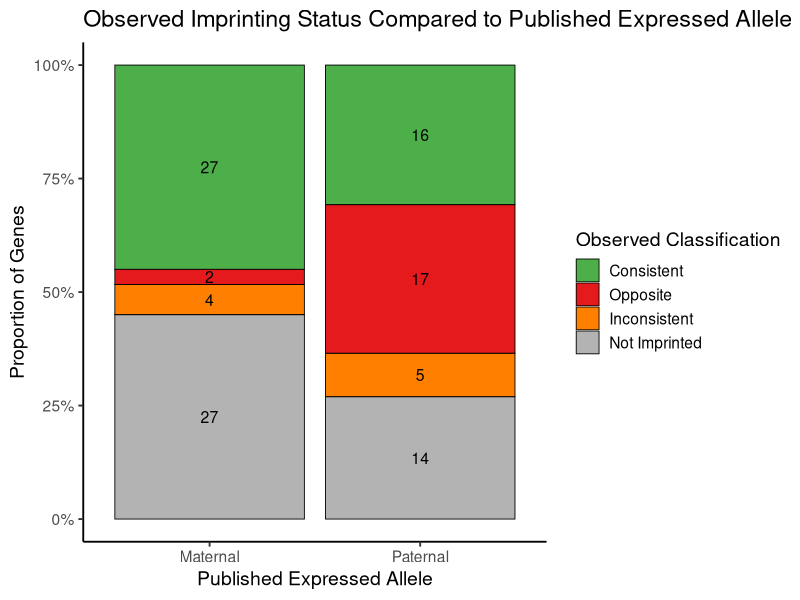
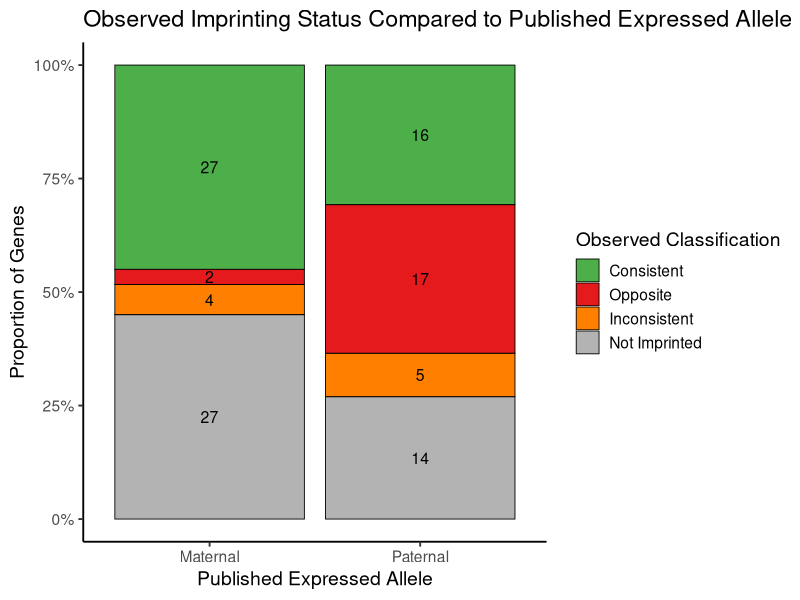

Write the R code that produced these figures, in order.
##############################################################################
# Stacked barplot: observed imprinting consistency vs published expressed allele
##############################################################################

library(tidyverse)

setwd("/Users/kyleeduczyminski/Documents/Iwase-Lab/Kylee-Project")

imprinting_data <- read_csv(
  "data/processed/HIP_RNA-AlSp_parentalASE_imprinting_analysis.csv",
  show_col_types = FALSE
)

ordered_samples <- c(
  "WT_M1", "WT_M2", "WT_M3",
  "WT_F1", "WT_F2", "WT_F3",
  "HT_F1", "HT_F2", "HT_F3",
  "KO_M1", "KO_M2", "KO_M3"
)

ordered_aer_columns <- paste0(ordered_samples, "_AER")

# Clean published expressed allele
imprinting_data <- imprinting_data %>%
  mutate(
    Expressed_Allele = str_trim(Expressed_Allele),
    Expressed_Allele = case_when(
      Expressed_Allele %in% c("Maternal", "maternal", "Maternally Expressed") ~ "Maternal",
      Expressed_Allele %in% c("Paternal", "paternal", "Paternally Expressed") ~ "Paternal",
      TRUE ~ Expressed_Allele
    )
  )

# Function: convert AER into observed expressed allele
classify_observed_expression <- function(x) {
  case_when(
    is.na(x) ~ NA_character_,
    x >= 0.7 ~ "Maternal",
    x <= -0.7 ~ "Paternal",
    TRUE ~ "Not Imprinted"
  )
}

# Long format: one row per gene per mouse sample
long_data <- imprinting_data %>%
  select(Gene_Name, Expressed_Allele, all_of(ordered_aer_columns)) %>%
  pivot_longer(
    cols = all_of(ordered_aer_columns),
    names_to = "Sample",
    values_to = "AER"
  ) %>%
  mutate(
    Sample = str_remove(Sample, "_AER"),
    Observed_Expressed_Allele = classify_observed_expression(AER)
  )

# Classify each gene as Consistent, Opposite, Inconsistent, or Not Imprinted
gene_classification <- long_data %>%
  group_by(Gene_Name, Expressed_Allele) %>%
  summarize(
    n_maternal = sum(Observed_Expressed_Allele == "Maternal", na.rm = TRUE),
    n_paternal = sum(Observed_Expressed_Allele == "Paternal", na.rm = TRUE),
    n_not_imprinted = sum(Observed_Expressed_Allele == "Not Imprinted", na.rm = TRUE),
    n_imprinted = n_maternal + n_paternal,
    .groups = "drop"
  ) %>%
  mutate(
    Classification = case_when(
      n_imprinted == 0 ~ "Not Imprinted",
      
      Expressed_Allele == "Maternal" & n_maternal > 0 & n_paternal == 0 ~ "Consistent",
      Expressed_Allele == "Paternal" & n_paternal > 0 & n_maternal == 0 ~ "Consistent",
      
      Expressed_Allele == "Maternal" & n_maternal == 0 & n_paternal > 0 ~ "Opposite",
      Expressed_Allele == "Paternal" & n_paternal == 0 & n_maternal > 0 ~ "Opposite",
      
      n_maternal > 0 & n_paternal > 0 ~ "Inconsistent",
      
      TRUE ~ "Inconsistent"
    )
  )

# Summarize for stacked barplot
barplot_data <- gene_classification %>%
  count(Expressed_Allele, Classification) %>%
  group_by(Expressed_Allele) %>%
  mutate(
    Proportion = n / sum(n)
  ) %>%
  ungroup() %>%
  mutate(
    Classification = factor(
      Classification,
      levels = c("Consistent", "Opposite", "Inconsistent", "Not Imprinted")
    ),
    Expressed_Allele = factor(
      Expressed_Allele,
      levels = c("Maternal", "Paternal")
    )
  )

# Plot stacked barplot
stacked_barplot <- ggplot(
  barplot_data,
  aes(x = Expressed_Allele, y = Proportion, fill = Classification)
) +
  geom_col(color = "black", linewidth = 0.3) +
  geom_text(
    aes(label = n),
    position = position_stack(vjust = 0.5),
    size = 4
  ) +
  scale_y_continuous(
    labels = scales::percent_format(),
    limits = c(0, 1)
  ) +
  scale_fill_manual(
    values = c(
      "Consistent" = "#4daf4a",
      "Opposite" = "#e41a1c",
      "Inconsistent" = "#ff7f00",
      "Not Imprinted" = "gray70"
    )
  ) +
  labs(
    title = "Observed Imprinting Status Compared to Published Expressed Allele",
    x = "Published Expressed Allele",
    y = "Proportion of Genes",
    fill = "Observed Classification"
  ) +
  theme_classic(base_size = 14)

stacked_barplot

ggsave(
  "figures/Stacked_Barplot_Imprinting_Classification.pdf",
  stacked_barplot,
  width = 9,
  height = 5
)

##############################################################################
# Fisher's Exact Test
##############################################################################

# Collapse into matched vs mismatched/opposite only
fisher_data <- gene_classification %>%
  filter(Classification %in% c("Consistent", "Opposite")) %>%
  count(Expressed_Allele, Classification)

fisher_table <- fisher_data %>%
  pivot_wider(
    names_from = Classification,
    values_from = n,
    values_fill = 0
  ) %>%
  column_to_rownames("Expressed_Allele") %>%
  as.matrix()

fisher_table

fisher_result <- fisher.test(fisher_table)

fisher_result
